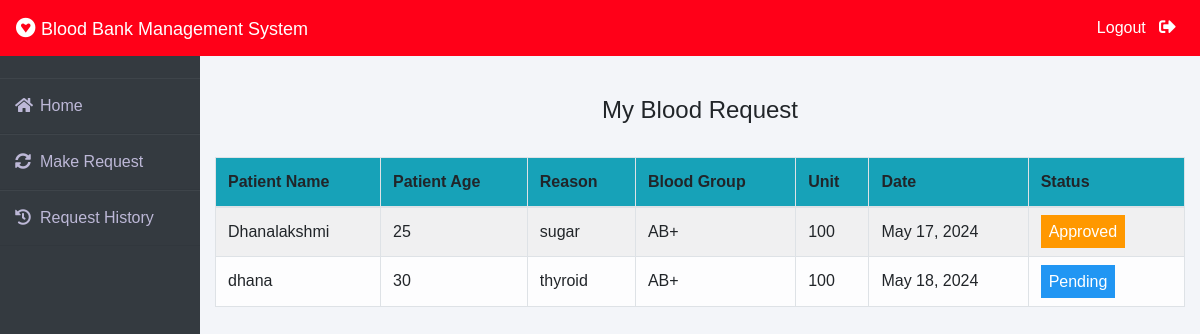
The page /patient/my-request (signed in) on the database its author committed.
### blood/models.py (models this page shows, shortened)
class BloodRequest(models.Model):
    request_by_patient=models.ForeignKey(pmodels.Patient,null=True,on_delete=models.CASCADE)
    request_by_donor=models.ForeignKey(dmodels.Donor,null=True,on_delete=models.CASCADE)
    patient_name=models.CharField(max_length=30)
    patient_age=models.PositiveIntegerField()
    reason=models.CharField(max_length=500)
    bloodgroup=models.CharField(max_length=10)
    unit=models.PositiveIntegerField(default=0)
    status=models.CharField(max_length=20,default="Pending")
    date=models.DateField(auto_now=True)

### patient/views.py (the view)
# urls.py: path('my-request', views.my_request_view,name='my-request'),
def my_request_view(request):
    patient= models.Patient.objects.get(user_id=request.user.id)
    blood_request=bmodels.BloodRequest.objects.all().filter(request_by_patient=patient)
    return render(request,'patient/my_request.html',{'blood_request':blood_request})

### templates/patient/my_request.html (shortened to what this page needs)
{% extends 'patient/patientbase.html' %}
{% block content %}
{% load widget_tweaks %}
{%load static%}
<head>
   </head>
<br><br>
<div class="container">
    <H4 class="text-center">My Blood Request</H4><br>
    <table class="table table-light table-hover table-bordered table-striped">
        <thead class="bg-info">
            <tr>
                <th scope="col">Patient Name</th>
                <th scope="col">Patient Age</th>
                <th scope="col">Reason</th>
                <th scope="col">Blood Group</th>
                <th scope="col">Unit</th>
                <th scope="col">Date</th>
                <th scope="col">Status</th>
            </tr>
        </thead>
        <tbody>
            {% for t in blood_request %}
            <tr>
                <td> {{t.patient_name}}</td>
                <td>{{t.patient_age}}</td>
                <td>{{t.reason}}</td>
                <td>{{t.bloodgroup}}</td>
                <td>{{t.unit}}</td>
                <td>{{t.date}}</td>
                {% if t.status == 'Approved' %}
                <td><span class="label warning"> Approved</span></td>
                {% elif t.status == 'Rejected' %}
                <td><span class="label success">Rejected</span></td>
                {% else %}
                <td><span style="color: white;margin-left: 0px;" class="label info">Pending</span></td>
                {% endif %}
            </tr>
            {% endfor %}
        </tbody>
    </table>
</div>
{% endblock content %}

### templates/patient/patientbase.html (style rules this page uses)
* { margin: 0; padding: 0; box-sizing: border-box; list-style: none; text-decoration: none; font-family: 'Josefin Sans', sans-serif; }
body { background-color: #f3f5f9; }
.wrapper .main_content .info { margin: 20px; color: #717171; line-height: 25px; }

### templates/patient/my_request.html (style rules this page uses)
.label { color: white; padding: 8px; }
.info { background-color: #2196F3; }
.warning { background-color: #ff9800; }

### rows shown on the page
BloodRequest: patient_name "Dhanalakshmi", patient_age "25", reason "sugar", bloodgroup "AB+", unit "100", date "May 17, 2024", status "Approved"
BloodRequest: patient_name "dhana", patient_age "30", reason "thyroid", bloodgroup "AB+", unit "100", date "May 18, 2024", status "Pending"
